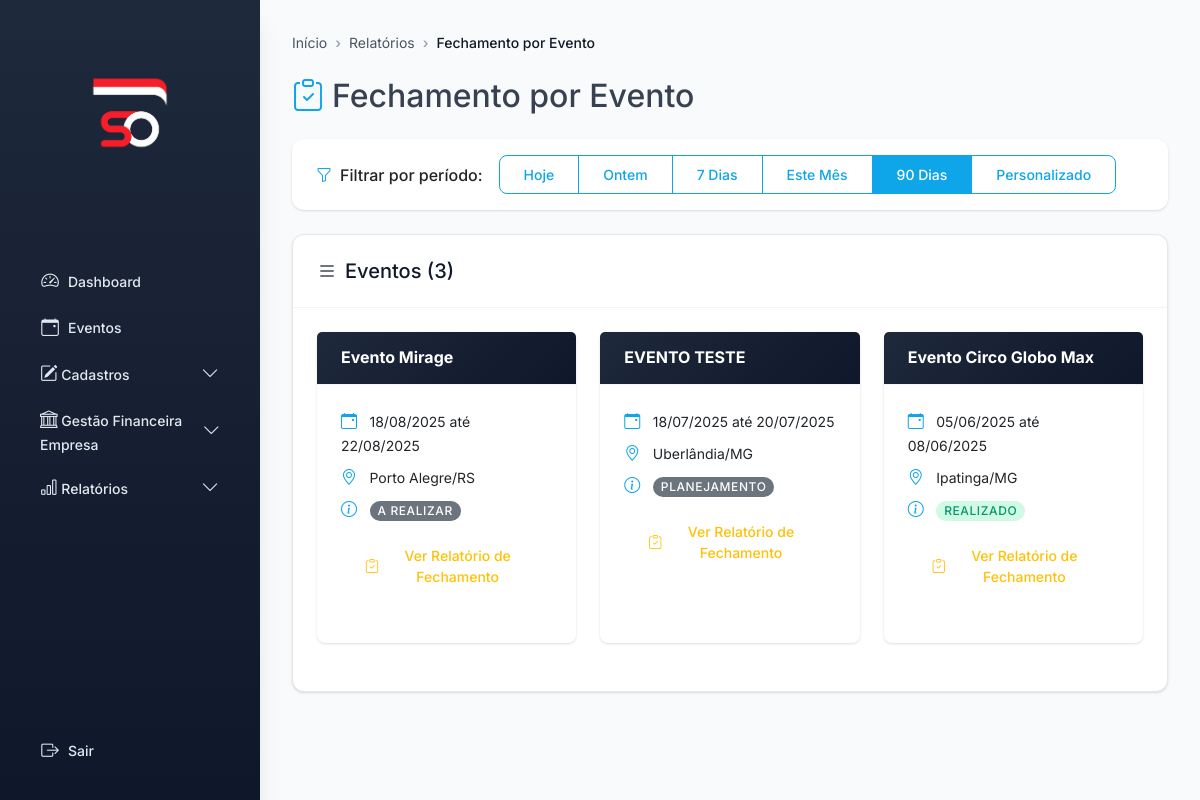
The app's page /relatorios/fechamento-evento (signed in) with its own data.
### models.py (models this page shows)
class Evento(db.Model):
    __tablename__ = 'evento'
    id_evento = db.Column(db.Integer, primary_key=True)
    nome = db.Column(db.String, nullable=False)
    data_inicio = db.Column(db.Date)
    data_fim = db.Column(db.Date)
    cidade = db.Column(db.String)
    estado = db.Column(db.String)
    endereco = db.Column(db.String)
    id_circo = db.Column(db.Integer, db.ForeignKey('circo.id_circo'))
    id_produtor = db.Column(db.Integer, db.ForeignKey('colaborador.id_colaborador'))
    status = db.Column(db.String, default='planejamento')
    observacoes = db.Column(db.String)
    despesas_evento = db.relationship('DespesaEvento', back_populates='evento', cascade='all, delete-orphan')
    receitas_evento = db.relationship('ReceitaEvento', back_populates='evento', cascade='all, delete-orphan')
    equipes_evento = db.relationship('EquipeEvento', backref='evento_equipe', cascade='all, delete-orphan')
    elencos_evento = db.relationship('ElencoEvento', backref='evento_elenco', cascade='all, delete-orphan')
    fornecedores_evento = db.relationship('FornecedorEvento', backref='evento_fornecedor', cascade='all, delete-orphan')
    veiculos_evento = db.relationship('VeiculoEvento', backref='evento_veiculo', cascade='all, delete-orphan')

### app.py (the view)
@app.route('/relatorios/fechamento-evento')
def relatorios_fechamento_evento():
    if 'user_id' not in session:
        return redirect(url_for('login'))
    usuario = Usuario.query.get(session['user_id'])
    if not usuario or not usuario.colaborador:
        flash('Erro ao carregar informações do usuário.', 'danger')
        return redirect(url_for('login'))
    is_admin = any(cat.nome.lower() == 'administrativo' for cat in usuario.colaborador.categorias)
    if not is_admin:
        is_produtor = any(cat.nome.lower() == 'produtor' for cat in usuario.colaborador.categorias)
        if not is_produtor:
            flash('Acesso restrito a administradores e produtores.', 'danger')
            return redirect(url_for('dashboard'))
    data_inicio, data_fim = obter_datas_filtro_padrao(
        request.args.get('data_inicio'),
        request.args.get('data_fim')
    )
    eventos_query = Evento.query.filter(Evento.status.in_(['planejamento', 'a realizar', 'em andamento', 'realizado']))
    if not is_admin:
        eventos_query = eventos_query.filter_by(id_produtor=usuario.colaborador.id_colaborador)
    eventos_query = eventos_query.filter(Evento.data_inicio >= datetime.strptime(data_inicio, '%Y-%m-%d').date())
    eventos_query = eventos_query.filter(Evento.data_inicio <= datetime.strptime(data_fim, '%Y-%m-%d').date())
    eventos = eventos_query.order_by(Evento.data_inicio.desc()).all()
    return render_template('relatorios_fechamento_evento.html',
                         eventos=eventos,
                         total_eventos=len(eventos),
                         data_inicio=data_inicio,
                         data_fim=data_fim,
                         is_admin=is_admin,
                         usuario=usuario)

### app.py (called while the page is built)
def obter_datas_filtro_padrao(data_inicio_param=None, data_fim_param=None):
    if data_inicio_param and data_fim_param:
        return data_inicio_param, data_fim_param
    data_fim = date.today()
    data_inicio = data_fim - timedelta(days=90)
    return data_inicio.strftime('%Y-%m-%d'), data_fim.strftime('%Y-%m-%d')

### templates/relatorios_fechamento_evento.html (shortened to what this page needs)
{% extends 'base.html' %}
{% block breadcrumbs %}
<nav aria-label="breadcrumb" class="mb-3">
  <ol class="breadcrumb">
    <li class="breadcrumb-item"><a href="{{ url_for('dashboard') }}">Início</a></li>
    <li class="breadcrumb-item"><a href="{{ url_for('relatorios_fechamento_evento') }}">Relatórios</a></li>
    <li class="breadcrumb-item active" aria-current="page">Fechamento por Evento</li>
  </ol>
</nav>
{% endblock %}
{% block content %}
<div class="d-flex justify-content-between align-items-center mb-4">
    <h2 class="mb-0">
        <i class="bi bi-clipboard-check me-2 text-primary"></i>Fechamento por Evento
    </h2>
</div>
{% set period = request.args.get('period', '90dias') %}
<div class="card border-0 shadow-sm mb-4">
  <div class="card-body py-3">
    <div class="d-flex flex-wrap align-items-center justify-content-between">
      <div class="d-flex align-items-center mb-2 mb-md-0">
        <i class="bi bi-funnel text-primary me-2"></i>
        <span class="fw-medium text-dark me-3">Filtrar por período:</span>
        <div class="btn-group btn-group-sm" role="group">
          <a href="?period=hoje" class="btn btn-outline-primary {% if period == 'hoje' %}active{% endif %}">Hoje</a>
          <a href="?period=ontem" class="btn btn-outline-primary {% if period == 'ontem' %}active{% endif %}">Ontem</a>
          <a href="?period=7dias" class="btn btn-outline-primary {% if period == '7dias' %}active{% endif %}">7 Dias</a>
          <a href="?period=mes" class="btn btn-outline-primary {% if period == 'mes' %}active{% endif %}">Este Mês</a>
          <a href="?period=90dias" class="btn btn-outline-primary {% if period == '90dias' %}active{% endif %}">90 Dias</a>
          <a href="?period=custom" class="btn btn-outline-primary {% if period == 'custom' %}active{% endif %}">Personalizado</a>
        </div>
      </div>
    </div>
  </div>
</div>
<div class="card">
    <div class="card-header d-flex justify-content-between align-items-center">
        <h5 class="mb-0"><i class="bi bi-list me-2"></i>Eventos ({{ total_eventos }})</h5>
    </div>
    <div class="card-body">
        {% if eventos %}
        <div class="row">
            {% for evento in eventos %}
            <div class="col-md-6 col-lg-4 mb-4">
                <div class="card h-100 shadow-sm border-0 rounded-3">
                    <div class="card-header bg-gradient-primary text-white py-3">
                        <h6 class="card-title mb-0 text-truncate" title="{{ evento.nome }}" style="color: white !important; font-weight: bold !important;">
                            {{ evento.nome|default('Nome não disponível') }}
                        </h6>
                    </div>
                    <div class="card-body">
                        <div class="mb-2">
                            <i class="bi bi-calendar-event text-primary me-2"></i>
                            <small>{{ evento.data_inicio.strftime('%d/%m/%Y') }} até {{ evento.data_fim.strftime('%d/%m/%Y') }}</small>
                        </div>
                        <div class="mb-2">
                            <i class="bi bi-geo-alt text-primary me-2"></i>
                            <small>{{ evento.cidade }}/{{ evento.estado }}</small>
                        </div>
                        <div class="mb-2">
                            <i class="bi bi-info-circle text-primary me-2"></i>
                            <small>
                                <span class="badge bg-{% if evento.status == 'realizado' %}success{% elif evento.status == 'em andamento' %}warning{% else %}secondary{% endif %}">
                                    {{ evento.status|title }}
                                </span>
                            </small>
                        </div>
                        <a href="{{ url_for('relatorio_fechamento_evento', id_evento=evento.id_evento) }}" class="btn btn-outline-warning btn-sm mt-2 w-100">
                            <i class="bi bi-clipboard-check me-1"></i> Ver Relatório de Fechamento
                        </a>
                    </div>
                </div>
            </div>
            {% endfor %}
        </div>
        {% else %}
        <div class="alert alert-info">
            <i class="bi bi-info-circle me-2"></i>Nenhum evento encontrado no período selecionado.
        </div>
        {% endif %}
    </div>
</div>
{% endblock %}

### static/style-modern.css (style rules this page uses)
:root { --primary-900: #0f172a; --primary-800: #1e293b; --primary-700: #334155; --primary-600: #475569; --primary-500: #64748b; --primary-400: #94a3b8; --primary-300: #cbd5e1; --primary-200: #e2e8f0; --primary-100: #f1f5f9; --primary-50: #f8fafc; --accent: #0ea5e9; --accent-light: #38bdf8; --accent-dark: #0284c7; --accent-50: #f0f9ff; --accent-100: #e0f2fe; --gray-50: #f9fafb; --gray-100: #f3f4f6; --gray-200: #e5e7eb; --gray-300: #d1d5db; --gray-400: #9ca3af; --gray-500: #6b7280; --gray-600: #4b5563; --gray-700: #374151; --gray-800: #1f2937; --gray-900: #111827; --success-light: #d1fae5; --success: #10b981; --success-dark: #059669; --warning-light: #fed7aa; --warning: #f59e0b; --warning-dark: #d97706; --danger-light: #fee2e2; --danger: #ef4444; --danger-dark: #dc2626; --info-light: #dbeafe; --info: #3b82f6; --info-dark: #2563eb; --spacing-xs: 0.25rem; --spacing-sm: 0.5rem; --spacing-md: 1rem; --spacing-lg: 1.5rem; --spacing-xl: 2rem; --spacing-2xl: 3rem; --font-sans: 'Inter', -apple-system, BlinkMacSystemFont, 'Segoe UI', 'Roboto', sans-serif; --font-size-xs: 0.75rem; --font-size-sm: 0.875rem; --font-size-base: 1rem; --font-size-lg: 1.125rem; --font-size-xl: 1.25rem; --font-size-2xl: 1.5rem; --font-size-3xl: 1.875rem; --radius-sm: 0.375rem; --radius-md: 0.5rem; --radius-lg: 0.75rem; --radius-xl: 1rem; --radius-2xl: 1.5rem; --radius-full: 9999px; --shadow-xs: 0 1px 2px 0 rgb(0 0 0 / 0.05); --shadow-sm: 0 1px 3px 0 rgb(0 0 0 / 0.1), 0 1px 2px -1px rgb(0 0 0 / 0.1); --shadow-md: 0 4px 6px -1px rgb(0 0 0 / 0.1), 0 2px 4px -2px rgb(0 0 0 / 0.1); --shadow-lg: 0 10px 15px -3px rgb(0 0 0 / 0.1), 0 4px 6px -4px rgb(0 0 0 / 0.1); --shadow-xl: 0 20px 25px -5px rgb(0 0 0 / 0.1), 0 8px 10px -6px rgb(0 0 0 / 0.1); --transition-fast: 150ms cubic-bezier(0.4, 0, 0.2, 1); --transition-base: 250ms cubic-bezier(0.4, 0, 0.2, 1); --transition-slow: 350ms cubic-bezier(0.4, 0, 0.2, 1); --z-base: 0; --z-dropdown: 10; --z-sticky: 20; --z-fixed: 30; --z-modal-backdrop: 40; --z-modal: 50; --z-popover: 60; --z-tooltip: 70; }
* { box-sizing: border-box; }
body { font-family: var(--font-sans); font-size: var(--font-size-base); line-height: 1.5; color: var(--gray-700); background-color: var(--gray-50); -webkit-font-smoothing: antialiased; -moz-osx-font-smoothing: grayscale; }
.card { background: white; border: 1px solid var(--gray-200); border-radius: var(--radius-lg); box-shadow: var(--shadow-sm); margin-bottom: var(--spacing-lg); transition: all var(--transition-base); }
.card-header { background: transparent; border-bottom: 1px solid var(--gray-100); padding: var(--spacing-lg); font-weight: 600; font-size: var(--font-size-lg); color: var(--gray-900); }
.card-body { padding: var(--spacing-lg); }
.btn { padding: var(--spacing-sm) var(--spacing-lg); border-radius: var(--radius-md); font-weight: 500; font-size: var(--font-size-sm); transition: all var(--transition-fast); border: none; display: inline-flex; align-items: center; gap: var(--spacing-xs); cursor: pointer; }
.btn-outline-primary { background-color: transparent; color: var(--accent); border: 1.5px solid var(--accent); }
.btn-outline-primary.active { background-color: var(--accent); color: white; border-color: var(--accent); }
.badge { padding: var(--spacing-xs) var(--spacing-sm); font-weight: 500; font-size: var(--font-size-xs); border-radius: var(--radius-full); text-transform: uppercase; letter-spacing: 0.05em; }
.bg-success { background-color: var(--success-light) !important; color: var(--success-dark) !important; }
.breadcrumb { background: transparent; padding: 0; margin-bottom: var(--spacing-lg); font-size: var(--font-size-sm); }
.breadcrumb-item + .breadcrumb-item::before { content: '›'; color: var(--gray-400); font-weight: 600; }
.breadcrumb-item a { color: var(--gray-600); text-decoration: none; transition: color var(--transition-fast); }
.breadcrumb-item.active { color: var(--gray-900); font-weight: 500; }
.text-primary { color: var(--accent) !important; }
.bg-gradient-primary { background: linear-gradient(135deg, var(--primary-800) 0%, var(--primary-900) 100%); }
.shadow-sm { box-shadow: var(--shadow-sm) !important; }

### records on screen
Evento: nome "Evento Mirage", data_inicio "18/08/2025", data_fim "22/08/2025", cidade "Porto Alegre", estado "RS", status "A REALIZAR"
Evento: nome "EVENTO TESTE", data_inicio "18/07/2025", data_fim "20/07/2025", cidade "Uberlândia", estado "MG", status "PLANEJAMENTO"
Evento: nome "Evento Circo Globo Max", data_inicio "05/06/2025", data_fim "08/06/2025", cidade "Ipatinga", estado "MG", status "REALIZADO"

### other values on screen
{{ total_eventos }} "3"
